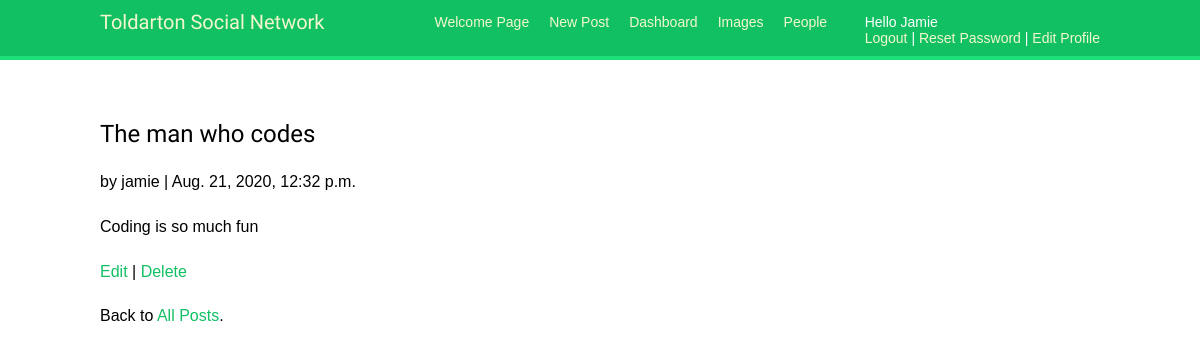
The app's page /posts/new/3/ (signed in) with its own data.
### posts/models.py (models this page shows, shortened)
class Post(models.Model):
    title = models.CharField(max_length=255)
    body = models.TextField()
    date = models.DateTimeField(auto_now_add=True)
    author = models.ForeignKey(get_user_model(), on_delete=models.CASCADE, )
    class Meta:
        ordering = ['-date']

### posts/views.py (the view)
# urls.py: path('<int:pk>/', PostDetailView.as_view(), name='post_detail'),
class PostDetailView(LoginRequiredMixin, DetailView):
    model = Post
    template_name = 'post_detail.html'
    login_url = 'login'

### account/templates/post_detail.html
{% extends 'base.html' %}
{% block content %}
    <div class="post-entry">
        <h2>{{ object.title }}</h2>
        <p>by {{ object.author }} | {{ object.date }}</p>
        <p>{{ object.body }}</p>
    </div>
    <p><a href="{% url 'post_edit' post.pk %}">Edit</a> |
    <a href="{% url 'post_delete' post.pk %}">Delete</a></p>
    <p>Back to <a href="{% url 'post_list' %}">All Posts</a>.</p>
{% endblock content %}

### account/templates/base.html (shortened to what this page needs)
{% load static %}
<!DOCTYPE html>
<html>
<head>
  <link href="{% static "css/base.css" %}" rel="stylesheet">
</head>
<body>
  <div id="header">
    <span class="logo">Toldarton Social Network</span>
    {% if request.user.is_authenticated %}
    <ul class="menu">
      <li {% if section == "dashboard" %}class="selected"{% endif %}>
        <a href="{% url "dashboard" %}">Welcome Page</a>
      </li>
    <li {% if section == "post_new" %}class="selected"{% endif %}>
    <a href="{% url "post_new" %}">New Post</a>
      </li>
    <li {% if section == "post_list" %}class="selected"{% endif %}>
        <a href="post_list">Dashboard</a>
      <li {% if section == "images" %}class="selected"{% endif %}>
        <a href="#">Images</a>
      </li>
      <li {% if section == "people" %}class="selected"{% endif %}>
        <a href="{% url "user_list" %}">People</a>
      </li>
    </ul>
  {% endif %}
  <span class="user">
    {% if request.user.is_authenticated %}
      Hello {{ request.user }}
	  <br>
      <a href="{% url "logout" %}">Logout</a> |
	  <a href="{% url "password_change" %}">Reset Password</a> |
      <a href="{% url "edit" %}">Edit Profile</a>
    {% else %}
      <a href="{% url "login" %}">Log-in</a>
    {% endif %}
  </span>
  </div>
  <div id="content">
    {% block content %}
    {% endblock %}
  </div>
</body>
</html>

### account/static/css/base.css (style rules this page uses)
body { margin:0; padding:0; font-family:helvetica, sans-serif; }
p { line-height: 1.8; }
a { color:#12c064; text-decoration:none; }
h1, h2, h3, h4, h5 , h6 { font-family: 'Muli', sans-serif; font-weight:normal; }
h2 { margin:30px 0 20px; }
#header { padding:10px 100px; font-size:14px; background:#12c064; color:#fff; border-bottom:4px solid #1cdf78; overflow:auto; }
#header .logo { font-family: 'Muli', sans-serif; float:left; color:#f3f7cc; font-size:20px; margin-right:10%; }
#header ul.menu { list-style:none; float:left; margin:0; padding:0; }
#header ul.menu li { float:left; padding:4px 10px; }
#header a { color:#f3f7cc; }
#header .user { float:right; padding-top:4px; text-transform: capitalize; }
#content { padding:30px 100px; }

### records on screen
Post: title "The man who codes", author "jamie", date "Aug. 21, 2020, 12:32 p.m.", body "Coding is so much fun"

### other values on screen
{{ request.user }} "Jamie"
